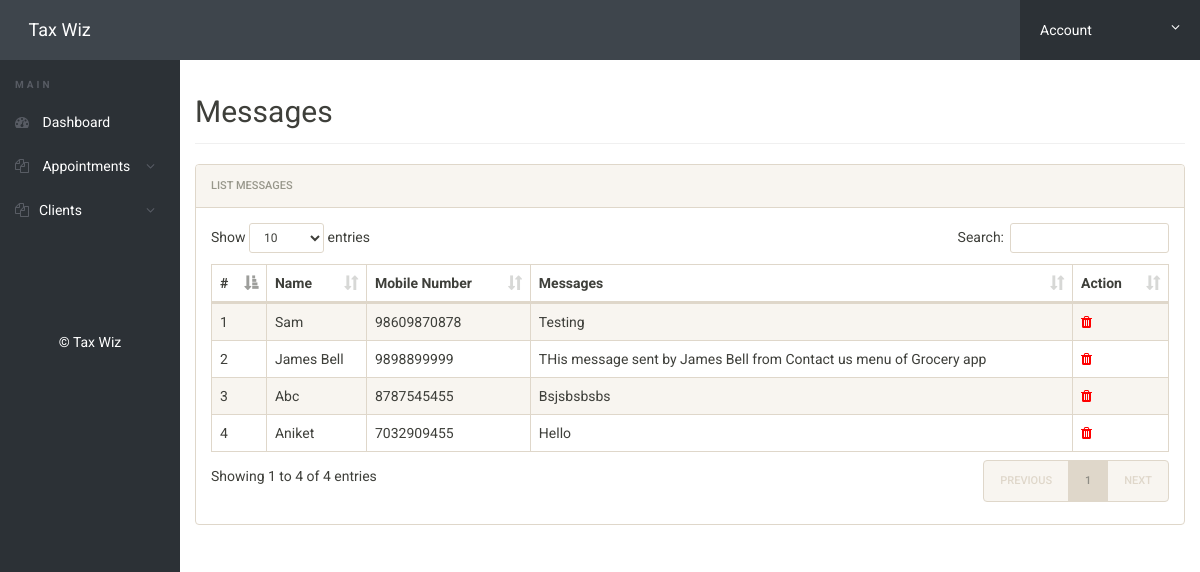
Page /message.php (signed in) on the committed database.
### tables this page shows
CREATE TABLE `message` (
  `id` int(11) NOT NULL,
  `cname` varchar(100) NOT NULL,
  `cmobile` varchar(50) NOT NULL,
  `cmsg` text NOT NULL
);

### message.php (the view, shortened to what this page needs)
<?php
include('includes/config.php');
if(strlen($_SESSION['ScUriTe'])==0)
{
header('location:index.php');
}
else{
?>
<!doctype html>
<html lang="en" class="no-js">
  <head>
    <link rel="stylesheet" href="css/font-awesome.min.css">
    <link rel="stylesheet" href="css/bootstrap.min.css">
    <link rel="stylesheet" href="css/dataTables.bootstrap.min.css">
    <link rel="stylesheet" href="css/bootstrap-social.css">
    <link rel="stylesheet" href="css/bootstrap-select.css">
    <link rel="stylesheet" href="css/fileinput.min.css">
    <link rel="stylesheet" href="css/awesome-bootstrap-checkbox.css">
    <link rel="stylesheet" href="css/style.css">
  </head>
  <body>
    <?php include('includes/header.php');?>
    <div class="ts-main-content">
      <?php include('includes/leftbar.php');?>
      <div class="content-wrapper">
        <div class="container-fluid">
          <div class="row">
            <div class="col-md-12">
              <h2 class="page-title">Messages
              </h2>
              <div class="panel panel-default">
                <div class="panel-heading">List Messages
                </div>
                <div class="panel-body">
                  <table id="zctb" class="display table table-striped table-bordered table-hover" cellspacing="0" width="100%">
                    <thead>
                      <tr>
                        <th>#
                        </th>
                        <th>Name
                        </th>
                        <th>Mobile Number
                        </th>
                        <th>Messages
                        </th>
                        <th>Action
                        </th>
                      </tr>
                    </thead>
                    <tbody>
                      <?php $sql = "SELECT * from  message ORDER BY id DESC";
                        $query = $dbh -> prepare($sql);
                        $query->execute();
                        $results=$query->fetchAll(PDO::FETCH_OBJ);
                        $cnt=1;
                        if($query->rowCount() > 0)
                        {
                        foreach($results as $result)
                        {				?>
                      <tr>
                        <td>
                          <?php echo htmlentities($cnt);?>
                        </td>
                        <td>
                          <?php echo htmlentities($result->cname);?>
                        </td>
                        <td>
                          <?php echo htmlentities($result->cmobile);?>
                        </td>
                        <td>
                          <?php echo htmlentities($result->cmsg);?>
                        </td>
                        <td>
                          <a href="message.php?del=<?php echo htmlentities($result->id);?>" onclick="return confirm('Do you want to delete');">
                            <i class="fa fa-trash" style="color:red">
                            </i></a>
                        </td>
                      </tr>
                      <?php $cnt=$cnt+1; }} ?>
                    </tbody>
                  </table>
                </div>
              </div>
            </div>
          </div>
        </div>
      </div>
    </div>
  </body>
</html>
<?php } ?>

### css/style.css (style rules this page uses)
html { font-size: 14px; }
@media only screen and (min-width: 480px) { html { font-size: 17px; } }
@media only screen and (min-width: 768px) { html { font-size: 14px; } }
body { font-size: 1em; }
a { color: #37a6c4; }
.panel { overflow: hidden; }
.page-title { padding-bottom: 15px; margin-bottom: 20px; border-bottom: 1px solid #f0f0f0; }
.ts-main-content .content-wrapper { padding-top: 15px; margin-top: 60px; }
@media only screen and (min-width: 992px) { .ts-main-content .content-wrapper { margin-left: 180px; } }

### rows in the picture
message: cname "Sam", cmobile "98609870878", cmsg "Testing"
message: cname "James Bell", cmobile "9898899999", cmsg "THis message sent by James Bell from Contact us menu of Grocery app"
message: cname "Abc", cmobile "8787545455", cmsg "Bsjsbsbsbs"
message: cname "Aniket", cmobile "7032909455", cmsg "Hello"
